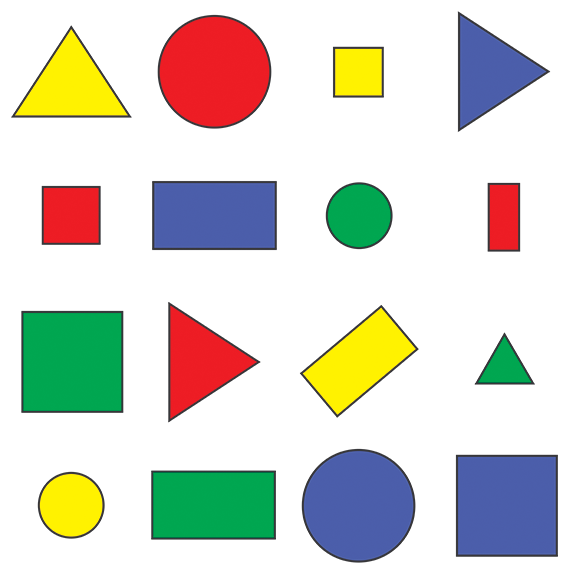
#> input picture Resources/shapes.png, 576 x 577 px
$ python Chapter8.py
#> lines starting #> are read from the running program, lines starting #| are printed output that depends on the picture; after the words box and inside, x2 and y2 are one past the last pixel; in counts of white or black regions, pixels touching at a corner belong together
import cv2
import numpy as np

def stackImages(scale,imgArray):
    rows = len(imgArray)
    cols = len(imgArray[0])
    rowsAvailable = isinstance(imgArray[0], list)
    width = imgArray[0][0].shape[1]
    height = imgArray[0][0].shape[0]
    if rowsAvailable:
        for x in range ( 0, rows):
            for y in range(0, cols):
                if imgArray[x][y].shape[:2] == imgArray[0][0].shape [:2]:
                    imgArray[x][y] = cv2.resize(imgArray[x][y], (0, 0), None, scale, scale)
                else:
                    imgArray[x][y] = cv2.resize(imgArray[x][y], (imgArray[0][0].shape[1], imgArray[0][0].shape[0]), None, scale, scale)
                if len(imgArray[x][y].shape) == 2: imgArray[x][y]= cv2.cvtColor( imgArray[x][y], cv2.COLOR_GRAY2BGR)
        imageBlank = np.zeros((height, width, 3), np.uint8)
        hor = [imageBlank]*rows
        hor_con = [imageBlank]*rows
        for x in range(0, rows):
            hor[x] = np.hstack(imgArray[x])
        ver = np.vstack(hor)
    else:
        for x in range(0, rows):
            if imgArray[x].shape[:2] == imgArray[0].shape[:2]:
                imgArray[x] = cv2.resize(imgArray[x], (0, 0), None, scale, scale)
            else:
                imgArray[x] = cv2.resize(imgArray[x], (imgArray[0].shape[1], imgArray[0].shape[0]), None,scale, scale)
            if len(imgArray[x].shape) == 2: imgArray[x] = cv2.cvtColor(imgArray[x], cv2.COLOR_GRAY2BGR)
        hor= np.hstack(imgArray)
        ver = hor
    return ver
def getContours(img):
    contours, hierarchy = cv2.findContours(img, cv2.RETR_EXTERNAL, cv2.CHAIN_APPROX_NONE)
    for cnt in contours:
        area = cv2.contourArea(cnt)
        print(area)
        if area>500:
            cv2.drawContours(imgContour, cnt, -1, (255, 0, 0), 3)
            peri = cv2.arcLength(cnt, True)
            #print(peri)
            approx = cv2.approxPolyDP(cnt, 0.02*peri, True)
            print(len(approx))
            objCor = len(approx)
            x, y, w, h = cv2.boundingRect(approx)

            if objCor == 3: objectType = "Tri"
            elif objCor == 4:
                aspRatio = w/float(h)
                if aspRatio>0.95 and aspRatio<1.05: objectType = "Square"
                else: objectType = "Rectangle"
            elif objCor>4: objectType = "Circle"
            else: objectType = "None"
            cv2.rectangle(imgContour, (x,y),(x+w, y+h),(0,255,0),2)
            cv2.putText(imgContour, objectType,
                        (x+(w//2)-10,y+(h//2)),
                        cv2.FONT_HERSHEY_SCRIPT_COMPLEX, 0.8, (0,0,0), 1)


path = 'Resources/shapes.png'
img = cv2.imread(path)
#> img is the input picture: shape (577, 576, 3); mean B, G, R 205.1, 214.3, 214.2
imgContour = img.copy()
imgGray = cv2.cvtColor(img, cv2.COLOR_BGR2GRAY)
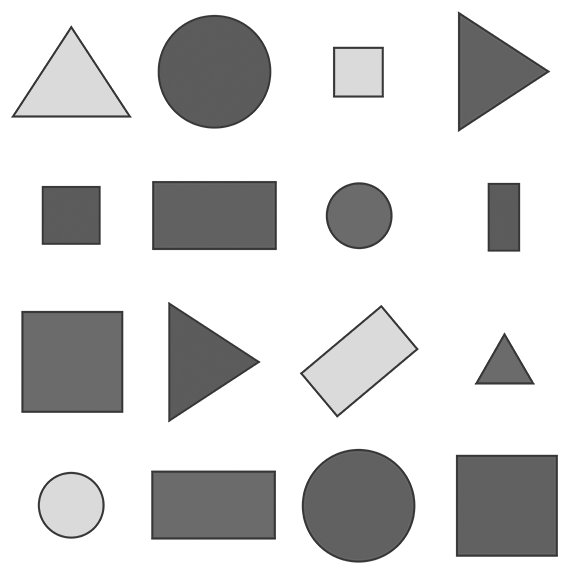
#> imgGray: shape (577, 576); min 54, max 255, mean 213.2
imgBlur = cv2.GaussianBlur(imgGray, (7,7), 1)
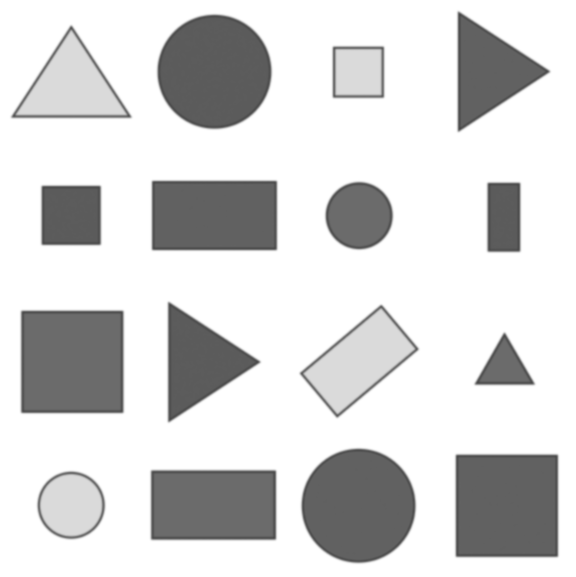
#> imgBlur: shape (577, 576); min 72, max 255, mean 213.2
imgCanny = cv2.Canny(imgBlur, 50, 50)
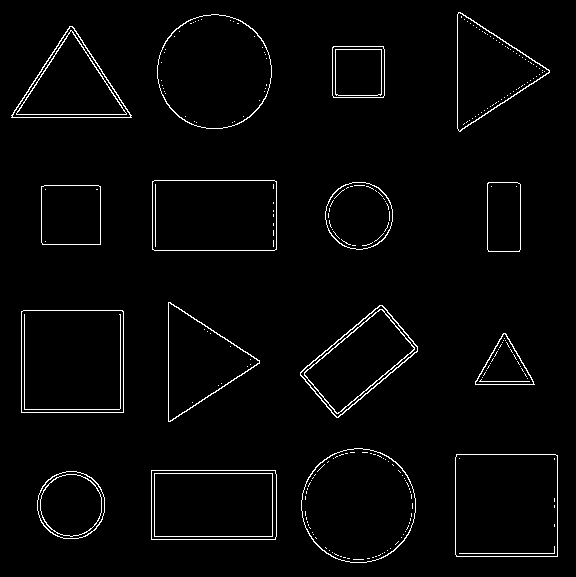
#> imgCanny: shape (577, 576); 2.4% white in thin lines or dots
getContours(imgCanny)
#> in getContours, `contours, hierarchy = cv2.findContours(img, cv2.RETR_EXTERNAL, cv2.CHA..`: contours = 16 contours; largest, box (x1, y1, x2, y2) and area: (21, 310, 124, 413) 10402, (455, 454, 558, 557) 10398, (301, 448, 416, 563) 10236, (157, 14, 272, 129) 10234, (152, 180, 277, 251) 8674
#> the loop in getContours, `for cnt in contours:` made 16 passes
#> (area, peri, approx, objCor, x, y, w, h) on passes 2, 3, 6, 7, 9, 10, 12: (8619, 386.8, [[151, 470], [151, 539], [275, 539], [275, 470]], 4, 151, 470, 125, 70), (10398.5, 406.2, [[456, 454], [456, 556], [557, 556], [557, 455]], 4, 456, 454, 102, 103), (10402, 406.8, [[21, 311], [21, 412], [123, 412], [122, 310]], 4, 21, 310, 103, 103), (6389, 338.5, [[382, 305], [300, 372], [336, 417], [417, 351]], 4, 300, 305, 118, 113), (3475.5, 234.2, [[41, 186], [42, 244], [100, 244], [100, 186]], 4, 41, 186, 60, 59), (2270.5, 201.1, [[488, 182], [487, 249], [519, 251], [520, 184]], 4, 487, 182, 34, 70), (8674, 385.7, [[152, 181], [152, 249], [276, 249], [276, 181]], 4, 152, 181, 125, 69)
#> (area, peri, approx, objCor, x, y, w, h) on passes 5, 8, 14, 16: (1612.5, 186.6, [[503, 333], [475, 384], [534, 384]], 3, 475, 333, 60, 52), (5629, 352, [[168, 302], [170, 421], [259, 360]], 3, 168, 302, 92, 120), (5690.5, 355.1, [[11, 115], [131, 117], [72, 26]], 3, 11, 26, 121, 92), (5712, 351.7, [[458, 12], [460, 131], [549, 70]], 3, 458, 12, 92, 120)
#> (printed output is left out)
#> after the loop in getContours, `for cnt in contours:`:
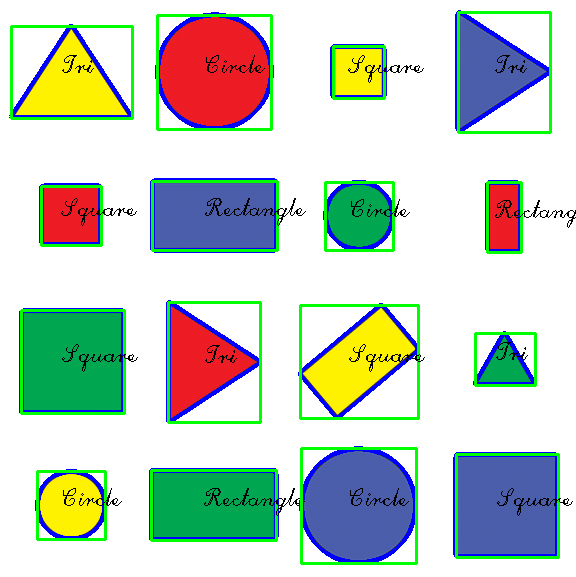
#> imgContour: shape (577, 576, 3); 10.11% of pixels changed, all inside (x1, y1, x2, y2) = (9, 10, 576, 565)

imgStack = stackImages(0.7,([img, imgGray, imgBlur],
                            [imgCanny, imgContour, imgBlur]))
#> after the loop in stackImages, `for x in range(0, rows):`: hor = 2 items
#> in stackImages, `ver = np.vstack(hor)`:
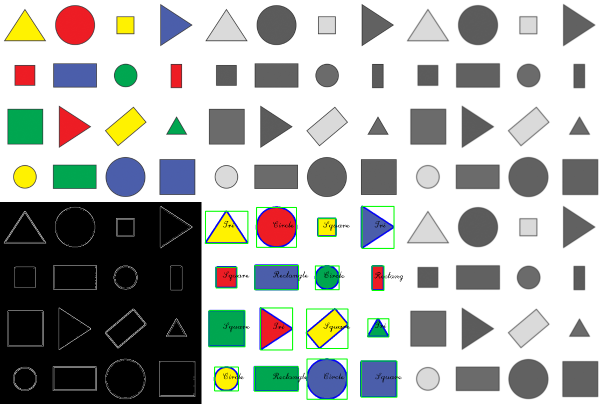
#> ver: shape (808, 1209, 3) (shown at 1/2 size); mean of channels 0, 1, 2 174.6, 178, 175.9; drawn as B, G, R
cv2.imshow("Stack", imgStack)
# cv2.imshow("Original",img)
# cv2.imshow("Gray",imgGray)
# cv2.imshow("Blur",imgBlur)
cv2.waitKey(0)

$ run again, with Resources/prat.jpg saved as Resources/shapes.png
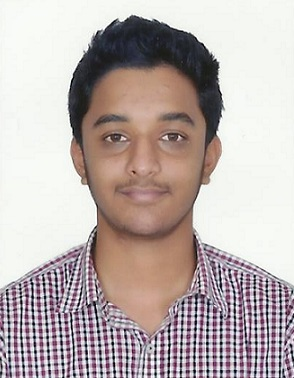
#> input picture Resources/prat.jpg, 294 x 378 px
#> img is the input picture: shape (378, 294, 3); mean B, G, R 174, 175.8, 187.7
#> `imgCanny = cv2.Canny(imgBlur, 50, 50)`:
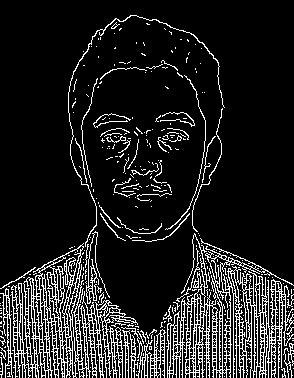
#> imgCanny: shape (378, 294); 13% white in thin lines or dots
#> contours = 289 contours, 277 with area under 20; largest, box (x1, y1, x2, y2) and area: (10, 243, 138, 378) 7696, (166, 233, 294, 378) 7292, (121, 327, 166, 378) 452, (0, 288, 13, 378) 292, (122, 330, 138, 378) 151
#> the loop in getContours, `for cnt in contours:` made 289 passes
#> (area, peri, approx, objCor, x, y, w, h) on pass 138: (7292, 4373.2, [[194, 233], [167, 377], [230, 286], [278, 377]], 4, 167, 233, 112, 145)
#> (printed output is left out)
#> after the loop in stackImages, `for x in range(0, rows):`: hor = 2 items
#> in stackImages, `ver = np.vstack(hor)`:
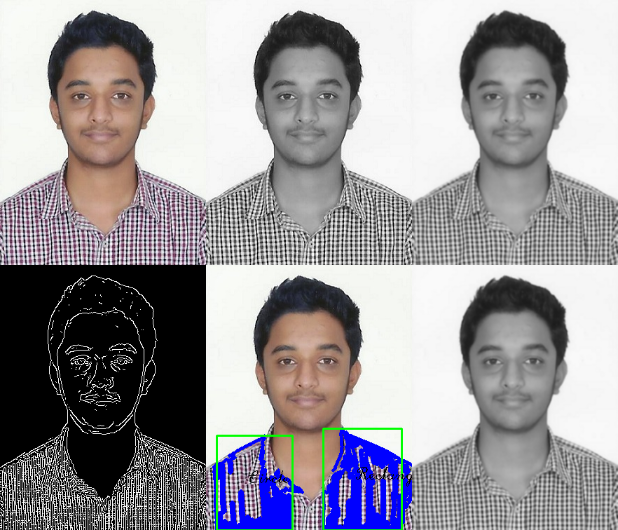
#> ver: shape (530, 618, 3); mean of channels 0, 1, 2 154.7, 150.5, 153; drawn as B, G, R
